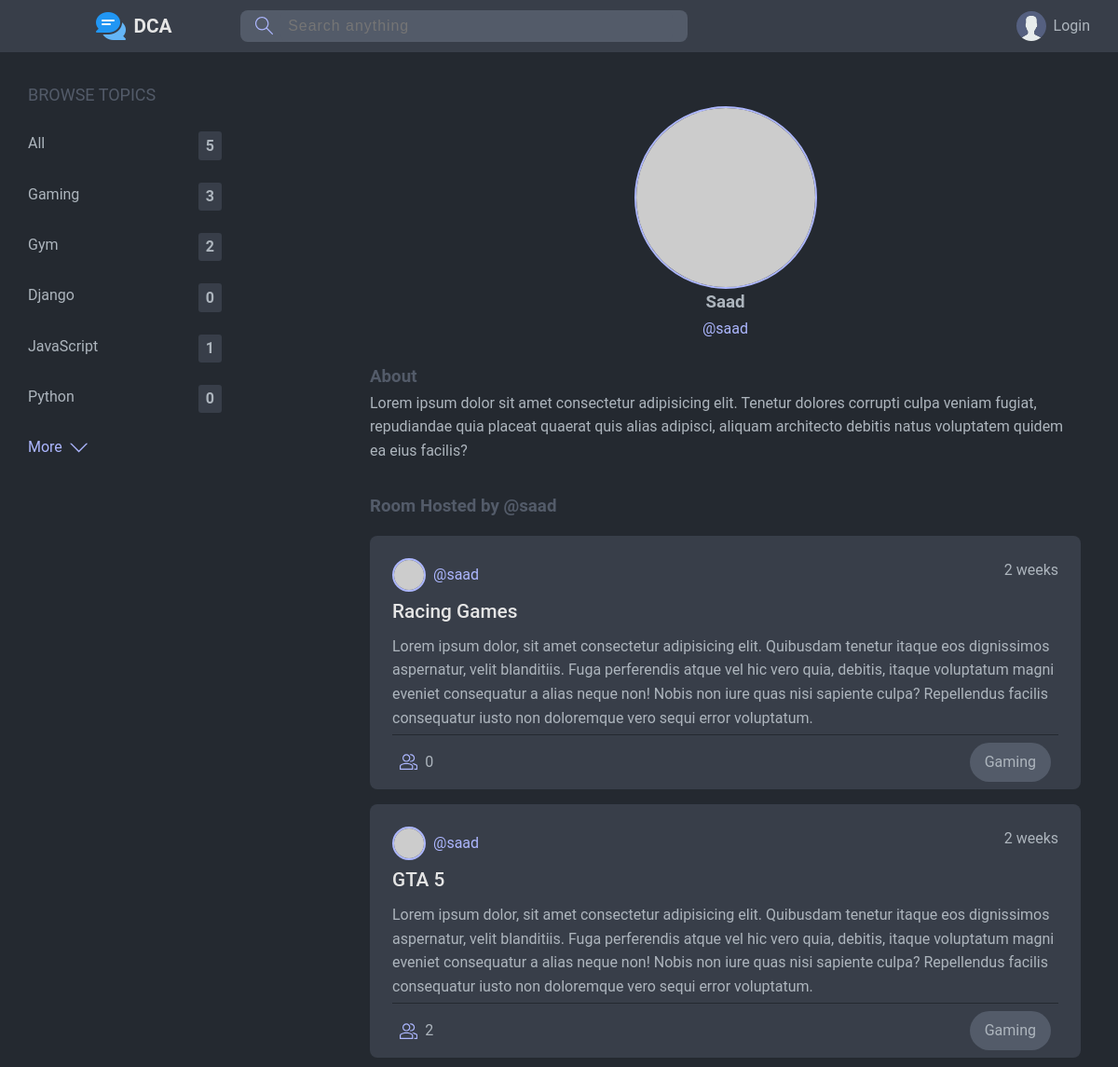
Screenshot of /profile/saad/ with the database file from the repository.
### chat/models.py (models this page shows, shortened)
class TopicModel(models.Model):
    name = models.CharField(max_length = 100)

class RoomModel(models.Model):
    host         = models.ForeignKey(User, on_delete = models.SET_NULL, null = True)
    topic        = models.ForeignKey(TopicModel, on_delete = models.SET_NULL, null = True)
    name         = models.CharField(max_length = 150)
    description  = models.TextField(null = True, blank = True)
    participants = models.ManyToManyField(User, related_name = 'participants', blank = True)
    updated      = models.DateTimeField(auto_now = True)
    created      = models.DateTimeField(auto_now_add = True)
    class Meta:
        ordering = ['-updated', '-created']
    def __str__(self):
        return self.name

### chat/views.py (the view)
# urls.py: path('profile/<str:uname>/', userProfileView, name='userProfileView'),
def userProfileView(request, uname):
    user = User.objects.get(username=uname)
    rooms = user.roommodel_set.all()
    topics = TopicModel.objects.all()[0:5]
    msgs = user.messagemodel_set.all()
    context = {
        'user' : user,
        'rooms' : rooms,
        'topics' : topics,
        'msgs' : msgs
    }
    return render(request, 'chat/user_profile.html', context)

### chat/models.py (called while the page is built)
    def __str__(self):
        return f'{self.body[0:30]}'

### chat/templates/chat/user_profile.html (shortened to what this page needs)
{% extends 'base.html' %}
{% block content %}
<div id="home-container">
    <div id="topics-sidebar">
        {% include 'chat/topics_component.html' %}
    </div>
    <div id="feed-area">
        <div id="user-profile">
            <div id="up-info">
                <div class="avatar avatar-vlg">
                    <img src="https://randomuser.me/api/portraits/men/3.jpg">
                </div>
                <h3 style="text-transform:capitalize">{{user}}</h3>
                <p>@{{user}}</p>
            </div>
            <div id="up-about">
                <h3>About</h3>
                <p>Lorem ipsum dolor sit amet consectetur adipisicing elit. Tenetur dolores corrupti culpa veniam
                    fugiat, repudiandae quia placeat quaerat quis alias adipisci, aliquam architecto debitis natus
                    voluptatem quidem ea eius facilis?</p>
            </div>
        </div>
        <div class="feed-item roomlist">
            <h3>Room Hosted by @{{user}}</h3>
            {% include 'chat/room-list_component.html' %}
        </div>
    </div>
</div>
{% endblock content %}

### chat/templates/chat/topics_component.html
<div class="t-list">
    <div class="t-item">
        <p id="btopics">BROWSE TOPICS</p>
    </div>
    <div class="t-item">
        <a href="{%url 'chat:homeView' %}">
            All
            <span>{{topics|length}}</span>
        </a>
    </div>
    {% for topic in topics %}
    <div class="t-item">
        <a href="{%url 'chat:homeView' %}?q={{topic.name}}">
            {{topic.name}}
            <span>{{topic.roommodel_set.all|length}}</span>
        </a>
    </div>
    {% endfor %}
    <div class="more-topics">
        <a class="btn-link" href="{% url 'chat:topicsView' %}">
            More
            <svg class="svg-lm" version="1.1" xmlns="http://www.w3.org/2000/svg" width="32" height="32" viewBox="0 0 32 32">
                <title>chevron-down</title>
                <path d="M16 21l-13-13h-3l16 16 16-16h-3l-13 13z"></path>
            </svg>
        </a>
    </div>
</div>

### chat/templates/chat/room-list_component.html (shortened to what this page needs)
{% for room in rooms %}
<div class="room-card">
    <div class="room-card-head">
        <div class="host-details">
            <div class="profile-sm">
                <a href="{% url 'chat:userProfileView' room.host.username %}">
                    <div class="avatar avatar-small">
                        <img src="https://randomuser.me/api/portraits/men/37.jpg" />
                    </div>
                    @{{room.host.username}}
                </a>
            </div>
        </div>
        <div class="room-timestamp">
            <span>{{room.created|timesince}}</span>
        </div>
    </div>
    <div class="room-card-body">
        <h4 id="room-title">
            <a href="{% url 'chat:roomView' room.id %}">
                {{room.name}}
            </a>
        </h4>
        <p id="room-desc">{{room.description}}</p>
    </div>
    <div class="room-card-foot">
        <a href="{% url 'chat:roomView' room.id %}">
            {{room.participants.all|length}}
        </a>
        <p>{{room.topic.name}}</p>
    </div>
</div>
{% endfor %}

### static/css/base.css (style rules this page uses)
:root { --color-dark: #242930; --color-medium: #383E49; --color-light: #535B69; --color-light-more: #ADB7FF; --color-important: #FFB1AD; --color-text-light: #e5e5e5; --color-text-dark: #adb5bd; --color-success: #5dd693; --color-error: #fc4b0b; }
* { margin: 0; padding: 0; box-sizing: border-box; }
body { background-color: var(--color-dark); color: var(--color-text-dark); font-family: 'Roboto'; line-height: 1.6; }
a { text-decoration: none; color: var(--color-text-dark); }
#home-container { margin-top: 1rem; display: grid; grid-template-columns: 1fr 3fr 1fr; align-items: start; gap: 6rem; }
svg { width: 1.2rem; height: 1.2rem; }
.svg-lm { fill: var(--color-light-more); }
.avatar { border-radius: 50%; border: 2px solid var(--color-light-more); }
.avatar-small img { width: 2rem; height: 2rem; }
.avatar img { display: block; border-radius: 50%; }
.avatar-vlg img { width: 12rem; height: 12rem; }
.profile-sm a { display: flex; align-items: center; gap: 0.5rem; color: var(--color-light-more); }
@media only screen and (max-width:1300px) { #home-container { grid-template-columns: 1fr 3fr; } }
.t-list { width: 13rem; display: flex; flex-direction: column; gap: 1.5rem; }
#topics-sidebar p { font-size: large; color: var(--color-light); }
.t-list a { display: flex; justify-content: space-between; }
.t-list span { background-color: var(--color-medium); border-radius: 3px; padding: 0.15rem 0.5rem; font-weight: bolder; }
.btn-link { display: flex; align-items: center; justify-content: start !important ; gap: 0.5rem; cursor: pointer; color: var(--color-light-more); font-size: 1rem; }
#feed-area { padding: 10px; }
.roomlist { display: grid; grid-template-rows: 1fr; gap: 1rem; margin-top: 1rem; }
.room-card { padding: 1.5rem 1.5rem 0 1.5rem; background-color: var(--color-medium); border-radius: 0.5rem; }
.room-card-head { display: flex; justify-content: space-between; }
.host-details { display: flex; align-items: center; gap: 0.5rem; }
.room-card-body { margin: 5px 0; }
#room-title { font-size: 1.3rem; font-weight: 500; }
#room-title a { color: var(--color-text-light); }
#room-desc { margin-top: 0.5rem; }
.room-card-foot { border-top: 1px solid var(--color-dark); display: flex; justify-content: space-between; padding: 0.5rem; }
.room-card-foot a { display: flex; align-items: center; gap: 0.5rem; }
.room-card-foot p { background-color: var(--color-light); border-radius: 2rem; padding: 0.5rem 1rem; }
#user-profile { width: 100%; }
#up-info { display: flex; flex-direction: column; align-items: center; padding: 0.5rem; margin: 0.5rem; }
#up-info p { color: var(--color-light-more); }
#up-about h3 { color: var(--color-light); margin-top: 1rem; }
.roomlist h3 { color: var(--color-light); margin-top: 1rem; }

### rows the page displays
TopicModel: name "Gaming", roommodel_set.all|length "3"
TopicModel: name "Gym", roommodel_set.all|length "2"
TopicModel: name "Django", roommodel_set.all|length "0"
TopicModel: name "JavaScript", roommodel_set.all|length "1"
TopicModel: name "Python", roommodel_set.all|length "0"
RoomModel: host.username "saad", created "2 weeks", name "Racing Games", description "Lorem ipsum dolor, sit amet consectetur adipisicing elit. Quibusdam tenetur itaque eos dignissimos aspernatur, velit blanditiis. Fuga perferendis atque vel hic vero quia, debitis, itaque voluptatum magni eveniet consequatur a alias neque non! Nobis non iure quas nisi sapiente culpa? Repellendus facilis consequatur iusto non doloremque vero sequi error voluptatum.", participants.all|length "0", topic.name "Gaming"
RoomModel: host.username "saad", created "2 weeks", name "GTA 5", description "Lorem ipsum dolor, sit amet consectetur adipisicing elit. Quibusdam tenetur itaque eos dignissimos aspernatur, velit blanditiis. Fuga perferendis atque vel hic vero quia, debitis, itaque voluptatum magni eveniet consequatur a alias neque non! Nobis non iure quas nisi sapiente culpa? Repellendus facilis consequatur iusto non doloremque vero sequi error voluptatum.", participants.all|length "2", topic.name "Gaming"

### other values shown
{{ topics|length }} "5"
{{ user }} "Saad"
{{ user }} "saad"
